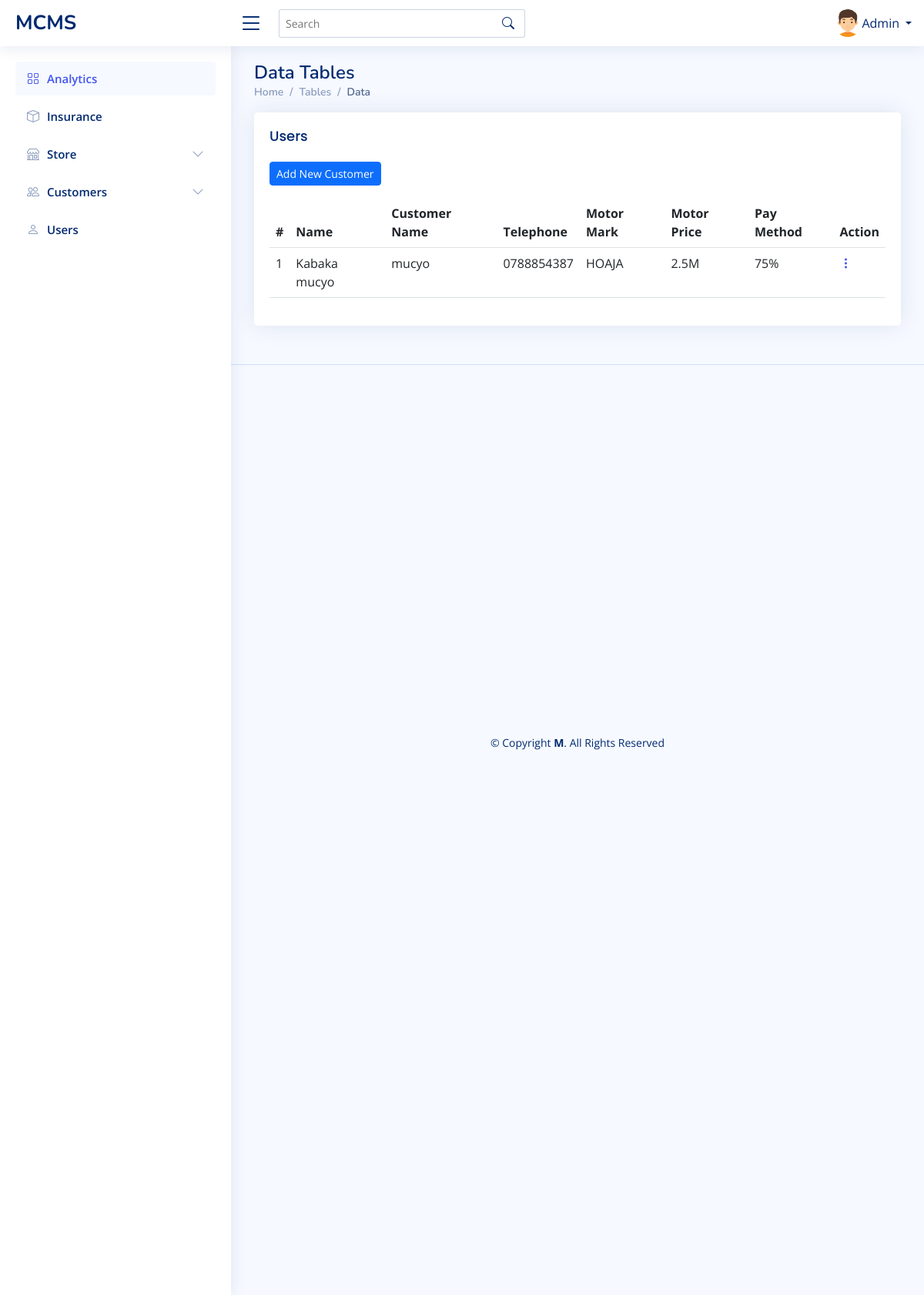
The page /Dashboard/Admin/paymentdane.php (signed in) on the database its author committed.
### tables this page shows
CREATE TABLE `application` (
  `a_id` int(11) NOT NULL,
  `customer_id` int(11) NOT NULL,
  `store_id` int(11) NOT NULL,
  `phone` text NOT NULL,
  `photo` text NOT NULL,
  `address` varchar(30) NOT NULL,
  `pay` varchar(30) NOT NULL,
  `dates` timestamp NOT NULL DEFAULT current_timestamp() ON UPDATE current_timestamp(),
  `stat` varchar(200) NOT NULL DEFAULT 'Normal'
);

CREATE TABLE `customer` (
  `c_id` int(11) NOT NULL,
  `fname` varchar(250) NOT NULL,
  `lname` varchar(225) NOT NULL,
  `customername` varchar(100) NOT NULL,
  `email` varchar(100) NOT NULL,
  `telephone` int(11) NOT NULL,
  `address` varchar(100) NOT NULL,
  `gender` varchar(200) NOT NULL,
  `photo` varchar(250) NOT NULL,
  `password` varchar(250) NOT NULL,
  `status` varchar(250) NOT NULL,
  `dates` timestamp NOT NULL DEFAULT current_timestamp() ON UPDATE current_timestamp()
);

CREATE TABLE `store` (
  `s_id` int(11) NOT NULL,
  `mark` varchar(250) NOT NULL,
  `plate_no` varchar(100) NOT NULL,
  `status` varchar(100) NOT NULL,
  `price` varchar(100) NOT NULL,
  `requ` varchar(100) NOT NULL,
  `appr` int(11) NOT NULL,
  `datestored` timestamp NOT NULL DEFAULT current_timestamp() ON UPDATE current_timestamp(),
  `stat` varchar(200) NOT NULL DEFAULT 'Normal'
);

### Dashboard/Admin/paymentdane.php (the view, shortened to what this page needs)
<?php
    include 'navbar.php';
?>
  <main id="main" class="main">
    <div class="pagetitle">
      <h1>Data Tables</h1>
      <nav>
        <ol class="breadcrumb">
          <li class="breadcrumb-item"><a href="index.php">Home</a></li>
          <li class="breadcrumb-item">Tables</li>
          <li class="breadcrumb-item active">Data</li>
        </ol>
      </nav>
    </div>
    <section class="section">
      <div class="row">
        <div class="col-lg-12">
          <div class="card">
            <div class="card-body">
              <h5 class="card-title">Users</h5>
              <div class="box-header with-border">
              <a href="insert-customer.php" data-toggle="modal" class="btn btn-primary btn-sm btn-flat"><i class="fa fa-plus"></i>Add New Customer</a>
            </div>
<?php
          echo"
              <table class='table datatable'>
                <thead>
                  <tr>
                    <th scope='col'>#</th>
                    <th scope='col'>Name</th>
                    <th scope='col'>Customer Name</th>
                    <th scope='col'>Telephone</th>
                    <th scope='col'>Motor Mark</th>
                    <th scope='col'>Motor Price</th>
                    <th scope='col'>Pay Method</th>
                    <th scope='col'>Action</th>
                    </thead>";
                    $count = 1;
                $fetch = mysqli_query($conn,"select * from
                application,store,customer where customer.c_id=application.customer_id and store.s_id=application.store_id and store.requ='Approved' and store.status='PAID' and store.stat='Dane'");
                while($row = mysqli_fetch_array($fetch))
                {
                 echo"<tr>";
                 echo"<td>".$count."</td>";
                 echo"<td>".$row['fname']." ".$row['lname']."</td>";
                 echo"<td>".$row['customername']."</td>";
                 echo"<td>".$row['phone']."</td>";
                 echo"<td>".$row['mark']."</td>";
                 echo"<td>".$row['price']."</td>";
                 echo"<td>".$row['pay']."</td>";
                 echo"<td class='text-right'>".
						"<div class='dropdown'>
						<a href='#' class='action-icon bi bi-three-dots-vertical' data-bs-toggle='dropdown'></a>
						<div class='dropdown-menu dropdown-menu-right'>
						<a class='dropdown-item' href=update_customer.php?c_id=".$row['c_id']."><i class='bi bi-pencil'></i> Edit</a>".
						"<a class='dropdown-item' href=delete-customer.php?c_id=".$row['c_id']."><i class='bi bi-trash'></i> Delete</a>"."</td>";
            $count = $count + 1;
          }
echo"</table>";
?>
            </div>
          </div>
        </div>
      </div>
    </section>
  </main>
  <?php
        include "../footer.php"
   ?>

### Dashboard/Admin/assets/css/style.css (style rules this page uses)
:root { scroll-behavior: smooth; }
body { font-family: "Open Sans", sans-serif; background: #f6f9ff; color: #444444; }
a { color: #4154f1; text-decoration: none; }
h1, h2, h3, h4, h5, h6 { font-family: "Nunito", sans-serif; }
#main { margin-top: 60px; padding: 20px 30px; transition: all 0.3s; }
.pagetitle { margin-bottom: 10px; }
.pagetitle h1 { font-size: 24px; margin-bottom: 0; font-weight: 600; color: #012970; }
.card { margin-bottom: 30px; border: none; border-radius: 5px; box-shadow: 0px 0 30px rgba(1, 41, 112, 0.1); }
.card-title { padding: 20px 0 15px 0; font-size: 18px; font-weight: 500; color: #012970; font-family: "Poppins", sans-serif; }
.card-body { padding: 0 20px 20px 20px; }
.breadcrumb { font-size: 14px; font-family: "Nunito", sans-serif; color: #899bbd; font-weight: 600; }
.breadcrumb a { color: #899bbd; transition: 0.3s; }
.breadcrumb .breadcrumb-item::before { color: #899bbd; }
.breadcrumb .active { color: #51678f; font-weight: 600; }
@media (min-width: 1200px) { #main, #footer { margin-left: 300px; } }

### rows shown on the page
application: customer.fname "Kabaka", customer.lname "mucyo", customer.customername "mucyo", phone "0788854387", store.mark "HOAJA", store.price "2.5M", pay "75%"

### other values the page prints
$_SESSION['account_type'] "Admin"
